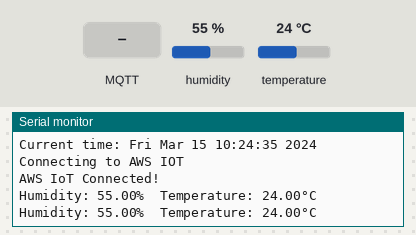
A sketch run on a simulated ESP8266 (NodeMCU). Shown: the last lines printed to the serial monitor. Inputs (shaded band) come from the test bench; at power-on: humidity 55 %, temperature 24 °C. WiFi joins after 1.5 s; servers stay silent unless stated; the local clock reads 2024-03-15 10:24:30 at power-on unless the sketch sets it; no MQTT or app messages arrive unless stated.

Above: at 6.2 s.
6.3 s: MQTT message "1" arrives on the first subscribed topic
8.6 s: MQTT message "on" arrives on the first subscribed topic
10.6 s: MQTT message "off" arrives on the first subscribed topic
12.6 s: humidity set to 22 %
At 13.9 s:
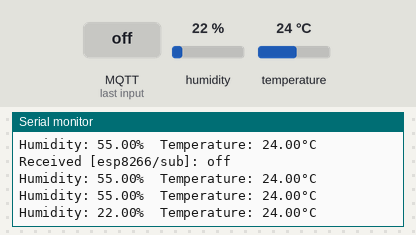
14.1 s: temperature set to 12 °C
At 14.8 s:
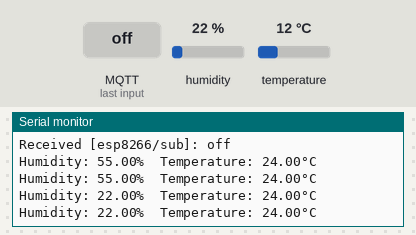
15.6 s: humidity set to 40 %
At 17.1 s:
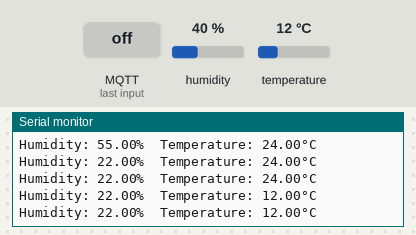
Timing chart, 0 to 18.1 s (numbered marks = the images above; inputs shaded):
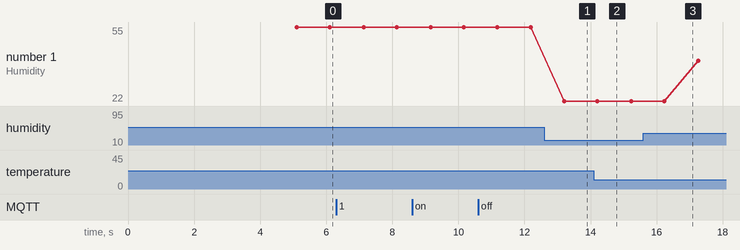

Measured:
- after the input at 12.6 s, the serial monitor: prints a new line after 0.61 s (image 1)
- plotted number 1: 55 → 22 after the input at 12.6 s, 22 → 40 after the input at 15.6 s

The sketch:

main.ino
```cpp
//This is the main program to transfer the Live data to the AWS IOT using ESP-12E WiFi module and AWS MQTT.

//For me for more such awesome IOT and ARM Cortex MCU Project.
//Github- https://github.com/UttamBasu
//Linkediln- https://www.linkedin.com/in/uttam-basu/

#include <ESP8266WiFi.h>
#include <WiFiClientSecure.h>
#include <PubSubClient.h>
#include <ArduinoJson.h>
#include <time.h>
#include "secrets.h"
#include "DHT.h"

#define DHTPIN 4                      // Digital pin GPIO4 (D2) connected to the DHT sensor.
#define DHTTYPE DHT11                 // DHT 11

DHT dht(DHTPIN, DHTTYPE);

float h ;
float t;
unsigned long lastMillis = 0;
unsigned long previousMillis = 0;
const long interval = 2000;

#define AWS_IOT_PUBLISH_TOPIC   "esp8266/pub"                     //Subscribe the message from AWS
#define AWS_IOT_SUBSCRIBE_TOPIC "esp8266/sub"                     //Publish the message to AWS

WiFiClientSecure net;

BearSSL::X509List cert(cacert);
BearSSL::X509List client_crt(client_cert);
BearSSL::PrivateKey key(privkey);

PubSubClient client(net);

time_t now;
time_t nowish = 1510592825;

//-------------------------------------------------- Get date and Time from SNTP ------------------------------------------------------------------
void NTPConnect(void)
{
  Serial.print("Setting time using SNTP");
  configTime(TIME_ZONE * 3600, 0 * 3600, "pool.ntp.org", "time.nist.gov");
  now = time(nullptr);
  while (now < nowish)
  {
    delay(500);
    Serial.print(".");
    now = time(nullptr);
  }
  Serial.println("done!");
  struct tm timeinfo;
  gmtime_r(&now, &timeinfo);
  Serial.print("Current time: ");
  Serial.print(asctime(&timeinfo));
}

//---------------------------------------------------- Read Message from AWS -----------------------------------------------------------
void messageReceived(char *topic, byte *payload, unsigned int length)
{
  Serial.print("Received [");
  Serial.print(topic);
  Serial.print("]: ");
  for (int i = 0; i < length; i++)
  {
    Serial.print((char)payload[i]);
  }
  Serial.println();
}

//------------------------------------------------------- Connent with AWS-------------------------------------------------------------
void connectAWS()
{
  delay(3000);
  WiFi.mode(WIFI_STA);
  WiFi.begin(WIFI_SSID, WIFI_PASSWORD);
  Serial.println(String("Attempting to connect to SSID: ") + String(WIFI_SSID));
  while (WiFi.status() != WL_CONNECTED)
  {
    Serial.print(".");
    delay(1000);
  }
  NTPConnect();
  net.setTrustAnchors(&cert);
  net.setClientRSACert(&client_crt, &key);

  client.setServer(MQTT_HOST, 8883);
  client.setCallback(messageReceived);

  Serial.println("Connecting to AWS IOT");
  while (!client.connect(THINGNAME))
  {
    Serial.print(".");
    delay(1000);
  }

  if (!client.connected())
  {
    Serial.println("AWS IoT Timeout!");
    return;
  }
  // Subscribe to a topic
  client.subscribe(AWS_IOT_SUBSCRIBE_TOPIC);
  Serial.println("AWS IoT Connected!");
}

//----------------------------------------------------- Send Message to AWS------------------------------------------------------------
void publishMessage()
{
  StaticJsonDocument<200> doc;
  doc["time"] = millis();
  doc["humidity"] = h;
  doc["temperature"] = t;
  char jsonBuffer[512];
  serializeJson(doc, jsonBuffer); // print to client
  client.publish(AWS_IOT_PUBLISH_TOPIC, jsonBuffer);
}

//**********************************************SETUP**********************************************************
void setup()
{
  Serial.begin(9600);
  connectAWS();
  dht.begin();
}

//***********************************************LOOP***********************************************************
void loop()
{
  h = dht.readHumidity();
  t = dht.readTemperature();

  if (isnan(h) || isnan(t) )  // Check if any reads failed and exit early (to try again).
  {
    Serial.println(F("Failed to read from DHT sensor!"));
    return;
  }

  Serial.print(F("Humidity: "));
  Serial.print(h);
  Serial.print(F("%  Temperature: "));
  Serial.print(t);
  Serial.println(F("°C "));
  delay(1000);

  now = time(nullptr);

  if (!client.connected())
  {
    connectAWS();
  }
  else
  {
    client.loop();
    if (millis() - lastMillis > 1000)             //Update every single.
    {
      lastMillis = millis();
      publishMessage();
    }
  }
}
```

secrets.h
```cpp
#include <pgmspace.h>

#define SECRET

const char WIFI_SSID[] = "Uttam";
const char WIFI_PASSWORD[] = "12345678";

#define THINGNAME "esp8266"

int8_t TIME_ZONE = +5;                                           //India: +5:30 UTC

//AWS MQTT host from AWS Settings.........................................................................
const char MQTT_HOST[] = "......................amazonaws.com";      //Your host ID here. Get it from AWS settings


// Root CA1 Certificate will be here ▼.......................................................................
static const char cacert[] PROGMEM = R"EOF(
-----BEGIN CERTIFICATE-----


-----END CERTIFICATE-----
)EOF";


//Device Certificate will be here..................................................................................
// Copy contents from XXXXXXXX-certificate.pem.crt here ▼
static const char client_cert[] PROGMEM = R"KEY(
-----BEGIN CERTIFICATE-----


-----END CERTIFICATE-----
)KEY";

// Private Key Certificate will be here......................................................................
// Copy contents from  XXXXXXXX-private.pem.key here ▼
static const char privkey[] PROGMEM = R"KEY(
-----BEGIN RSA PRIVATE KEY-----


-----END RSA PRIVATE KEY-----
)KEY";
```
